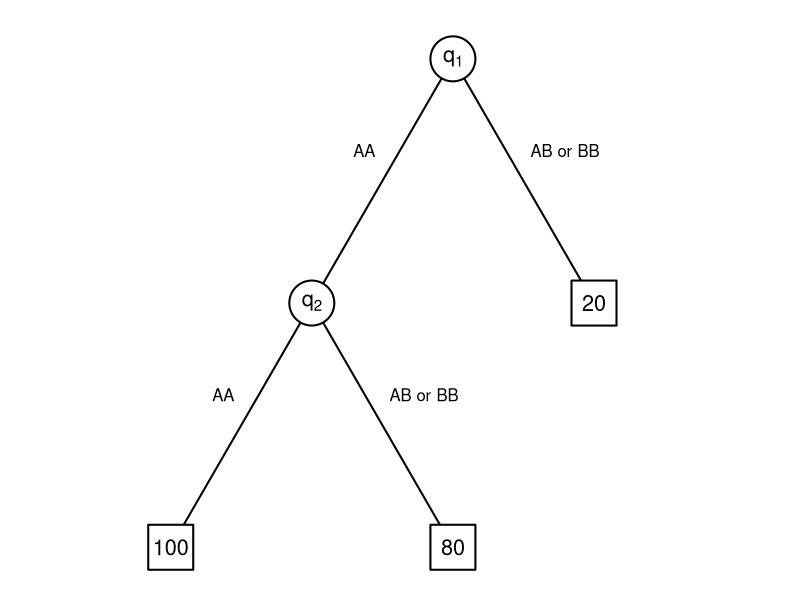
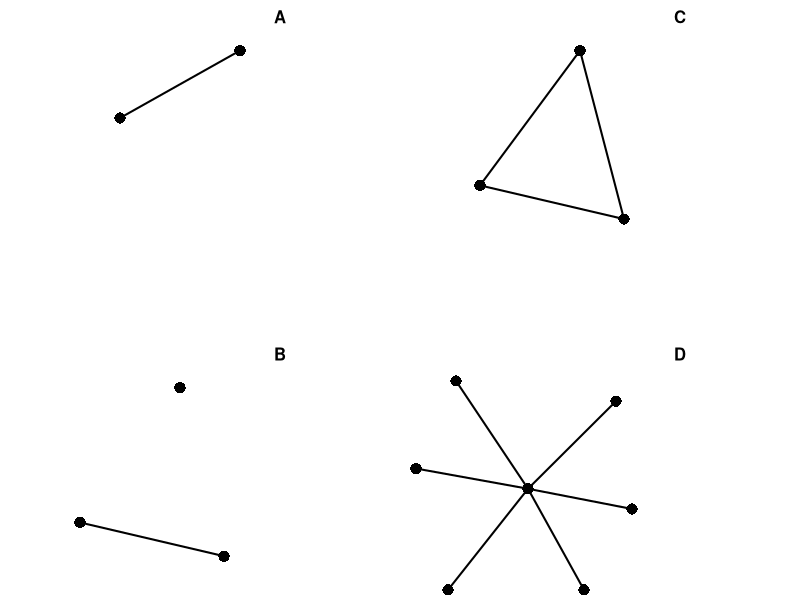

Reproduce these figures in R, in order. (Note: this script raises an error after producing the figures.)
######################################################################
# Code for the figures in "A guide to QTL mapping with R/qtl"
# Karl W Broman and Saunak Sen
#
# Note: The code below may rely on other code in the book, included
#       in the file "chap09.R"
#
# Chapter 9: Fit and exploration of multiple-QTL models
#######################################################################

######################################################################
# Figure 9.1
#
#  An example of a regression tree.  This is a type of decision
#  tree that describes a QTL model.  Individuals with genotype AB or BB
#  at QTL 1 have average phenotype 20, individuals with genotype AA at
#  both QTL 1 and QTL 2 have average phenotype 100, and individuals
#  with genotype AA at QTL 1 and either AB or BB at QTL 2 have average
#  phenotype 80.
######################################################################
par(mar=c(0,0,0,0))
plot(0,0,type="n", xlab="", xaxt="n", ylab="", yaxt="n", bty="n",
     xlim=c(-10,95), ylim=c(5,96))
segments(c(10,30,50,50),c(10,50,90,90),c(30,50,30,70),c(50,10,50,50),lwd=2)
points(c(10,30,50,50,70),c(10,50,90,10,50),cex=6,lwd=2,pch=c(15,16,16,15,15),col="white")
points(c(10,30,50,50,70),c(10,50,90,10,50),cex=6,lwd=2,pch=c(15,16,16,15,15)-15)
text(c(10,50,70),c(10,10,50),c("100","80","20"), cex=1.3)
text(50,90,expression(q[1]),cex=1.3)
text(30,50,expression(q[2]),cex=1.3)
text(19,35,"AA",adj=1)
text(41,35,"AB or BB",adj=0)
text(39,75,"AA",adj=1)
text(61,75,"AB or BB",adj=0)



######################################################################
# Figure 9.2
#
#  Graphical depictions of QTL models, with nodes
#  corresponding to QTL and edges indicating interactions.  A:
#  Two interacting QTL.  B: Three QTL, of which two interact.
#  C: Three QTL with all pairs interacting.  D: A
#  seven-QTL model, with one QTL exhibiting pairwise interactions with
#  each of the other QTL.
######################################################################
par(mar=rep(0,4))
plot(0,0,type="n", xlab="", ylab="", xaxt="n", yaxt="n", bty="n",
     xlim=c(10,110), ylim=c(3.5,92.5), xaxs="i", yaxs="i")

x <- c(25,40)
y <- c(75,85)
points(x, y, pch=16, cex=1.5)
segments(x[1], y[1], x[2], y[2], lwd=2, ljoin=1, lend=1)
text(45, 90, "A", font=2)

x <- c(20, 65/2, 38)
y <- c(15, 35, 10)
points(x, y, pch=16, cex=1.5)
segments(x[1], y[1], x[3], y[3], lwd=2, ljoin=1, lend=1)
text(45, 40, "B", font=2)

x <- c(20, 65/2, 38)+50
y <- c(15, 35, 10)+50
points(x, y, pch=16, cex=1.5)
segments(x[1], y[1], x[2], y[2], lwd=2, ljoin=1, lend=1)
segments(x[1], y[1], x[3], y[3], lwd=2, ljoin=1, lend=1)
segments(x[2], y[2], x[3], y[3], lwd=2, ljoin=1, lend=1)
text(95, 90, "C", font=2)

x <- c(80, 70, 66, 71, 87, 93, 91)-4
y <- c(20, 5, 23, 36, 5, 17, 33)
points(x, y, pch=16, cex=1.5)
for(i in 2:length(x))
  segments(x[1], y[1], x[i], y[i], lwd=2, ljoin=1, lend=1)
text(95, 40, "D", font=2)



######################################################################
# Figure 9.3
#
#  Locations of the QTL object qtl on the genetic map for
#  the hyper data.
######################################################################
par(mar=c(4.1,4.1,0.1,0.1), cex=0.7, cex.axis=1.2, cex.lab=1.2)
plot(qtl, main="")



######################################################################
# Figure 9.4
#
#  LOD profiles for a four-QTL model with the hyper
#  data.
######################################################################
par(mar=c(4.1,4.1,0.1,0.1), cex=0.8)
plotLodProfile(rqtl, ylab="Profile LOD score")



######################################################################
# Figure 9.5
#
#  LOD curves for adding one QTL to the four-QTL model, with the
#  hyper data.
######################################################################
par(mar=c(4.1,4.1,0.1,0.1))
plot(out.aq, ylab="LOD score")



######################################################################
# Figure 9.7
#
#  Interaction LOD curves in the scan for an additional QTL,
#  interacting with the chr 15 locus, to be added to the four-QTL
#  model, with the hyper data.
######################################################################
par(mar=c(4.1,4.1,0.1,0.1))
plot(out.aqi - out.aq, ylab="LOD score")



######################################################################
# Figure 9.8
#
#  Results of a two-dimensional, two-QTL scan on chr 1, in the
#  context of a model with additional QTL on chr 4, 6 and 15, and a
#  6x15 interaction, with the hyper data. lod_av1 is
#  in the upper left triangle, and lod_fv1 is in the lower right
#  triangle.  In the color scale on the right, numbers to the left and
#  right correspond to lod_av1 and lod_fv1,
#  respectively.
######################################################################
plot(out.ap, lower="cond-int", upper="cond-add", 
     layout=list(cbind(1,2),c(4.5,1)),
     mar1=c(4.1,4.1,0.1,1.6), mar2=c(4.1,2.1,0.1,2.1))



######################################################################
# Figure 9.9
#
#  Results of a two-dimensional, two-QTL scan on chr 7 and 15,
#  in the context of a model with additional QTL on chr 1, 4, and 6,
#  with the hyper data.  The two QTL being scanned were allowed
#  to interact, and the first of them interacts with the chr 6 locus.
#  The LOD scores displayed are for the five-QTL model relative to the
#  three-QTL model.  The x-axis corresponds to the first of the new QTL
#  (which interacts with the chr 6 locus); the y-axis corresponds to
#  the second of the new QTL.
######################################################################
plot(out.ap2, 
     layout=list(cbind(1,2),c(4.5,1)),
     mar1=c(4.1,4.1,0.1,1.6), mar2=c(4.1,2.1,0.1,2.1))



######################################################################
# Figure 9.10
#
#  The sequence of models visited by the forward/backward search
#  of stepwiseqtl, with the hyper
#  data.
######################################################################
par(mar=c(0.6,0.1,2.1,0.6))
par(mfrow=c(6,3))
for(i in seq(along=thetrace))
  plotModel(thetrace[[i]], chronly=TRUE,
            main=paste(i, ": pLOD =", 
              round(attr(thetrace[[i]], "pLOD"), 2)))


# end of fig09.R
